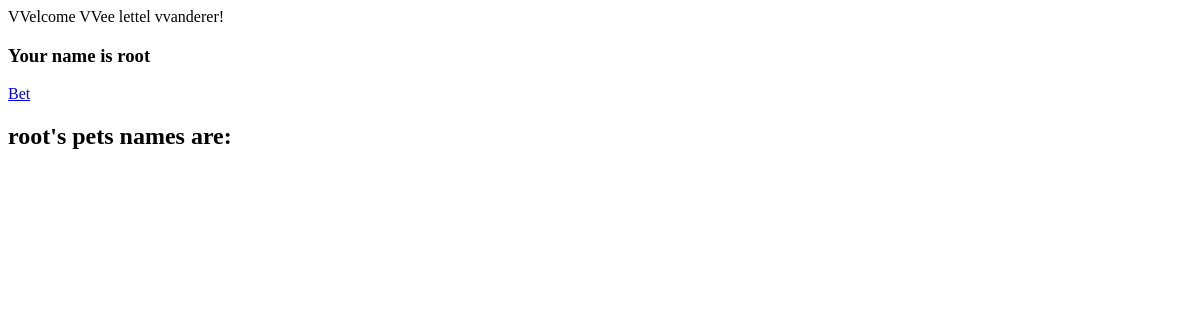
/accounts/profile/ (signed in), run on an earlier commit of the app's database.
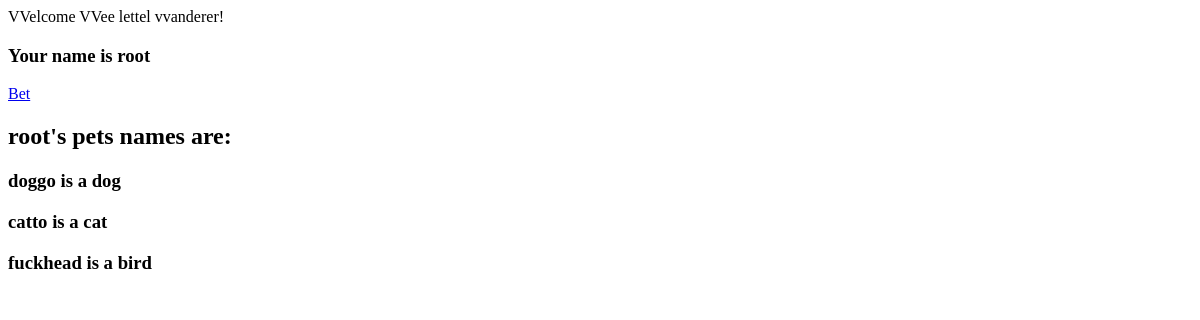
And on a later commit of the database.
### accounts/models.py (models this page shows)
class Pets(models.Model):
    name = models.CharField(max_length=100,null= False)
    species = models.CharField(max_length=10, choices=types )
    age = models.IntegerField()
    owner = models.ForeignKey(User,on_delete= models.CASCADE )

### accounts/views.py (the view)
# urls.py: path('accounts/profile/',Profile.as_view(), name='profile'),
class Profile(View):
    def get(self,request):
        user=self.request.user
        pets = Pets.objects.filter(owner_id=user.pk)
        one=User.objects.get(pk=user.pk)
        context={'pop':one,"pets":pets}
        return render(request, 'profile.html', context)

### accounts/templates/profile.html
<div>
    <header>VVelcome VVee lettel vvanderer!</header>
    <h3>Your name is {{ pop.username }}</h3>
    <a href="/accounts/profile/Extra">Bet</a>
</div>
<div>
<h2>{{ pop.username }}'s pets names are:</h2>
    {% for x in pets %}
        <h3>{{ x.name }} is a {{ x.species }}</h3>
    {% endfor %}
</div>

What changed in the data, as far as the page shows it:
added Pets: name "doggo", species "dog"
added Pets: name "catto", species "cat"
added Pets: name "fuckhead", species "bird"
